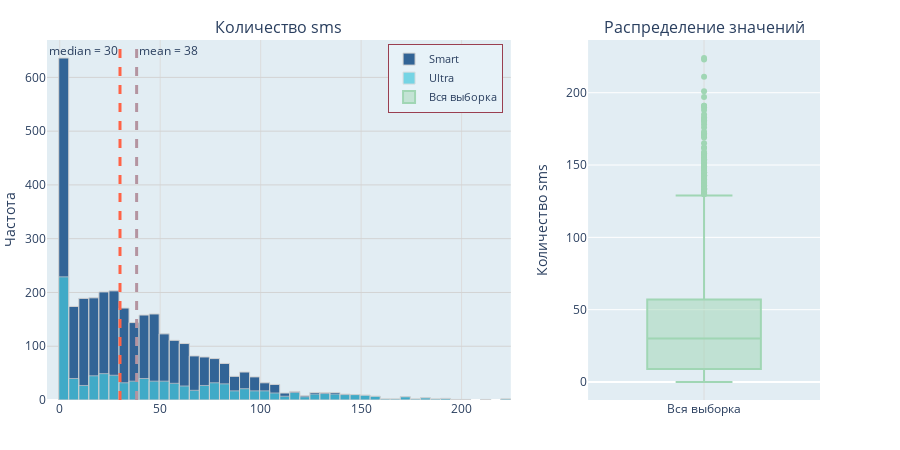
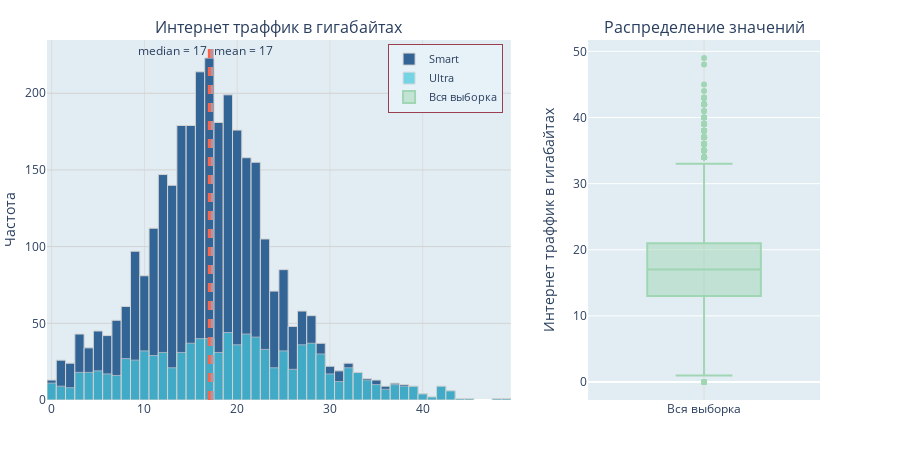

The code cell stored with these charts, in order, in its notebook:
### Code cell
overlay_hist(df['messages'], df[df['tariff'] == 'ultra']['messages'], 'Количество sms')
overlay_hist(df['traffic'], df[df['tariff'] == 'ultra']['traffic'], 'Интернет траффик в гигабайтах')

### Figure 1 — Plotly figure (JSON) as saved in the notebook; plotly's stock layout.template omitted (floating-point values rounded to 4 significant figures; data arrays with more than 128 entries replaced by an {"elided": "..."} marker saying what was removed)
{"data": [{"marker": {"color": "#326496", "line": {"color": "LightGray", "width": 1}}, "name": "Smart", "nbinsx": 50, "opacity": 1, "type": "histogram", "x": {"elided": "3214 int values"}, "xaxis": "x", "yaxis": "y"}, {"marker": {"color": "#46C8DC", "line": {"color": "LightGray", "width": 1}}, "name": "Ultra", "nbinsx": 50, "opacity": 0.7, "type": "histogram", "x": {"elided": "985 int values"}, "xaxis": "x", "yaxis": "y"}, {"marker": {"color": "#A0D6B4"}, "name": "Вся выборка", "type": "box", "xaxis": "x2", "y": {"elided": "3214 int values"}, "yaxis": "y2"}], "layout": {"annotations": [{"font": {"size": 16}, "showarrow": false, "text": "Количество sms", "x": 0.3, "xanchor": "center", "xref": "paper", "y": 1, "yanchor": "bottom", "yref": "paper"}, {"font": {"size": 16}, "showarrow": false, "text": "Распределение значений", "x": 0.85, "xanchor": "center", "xref": "paper", "y": 1, "yanchor": "bottom", "yref": "paper"}, {"showarrow": false, "text": "median = 30", "x": 30, "xanchor": "right", "xref": "x", "y": 1, "yanchor": "top", "yref": "y domain"}, {"showarrow": false, "text": "mean = 38", "x": 38.28, "xanchor": "left", "xref": "x", "y": 1, "yanchor": "top", "yref": "y domain"}], "barmode": "overlay", "height": 450, "legend": {"bgcolor": "#E7F2F8", "bordercolor": "#9A3F50", "borderwidth": 1, "font": {"size": 11}, "orientation": "v", "x": 0.59, "xanchor": "right", "y": 0.99, "yanchor": "top"}, "margin": {"b": 50, "l": 0, "t": 40}, "plot_bgcolor": "#E2EDF3", "shapes": [{"line": {"color": "tomato", "dash": "dash", "width": 3}, "type": "line", "x0": 30, "x1": 30, "xref": "x", "y0": 0, "y1": 1, "yref": "y domain"}, {"line": {"color": "#B494A0", "dash": "dash", "width": 3}, "type": "line", "x0": 38.28, "x1": 38.28, "xref": "x", "y0": 0, "y1": 1, "yref": "y domain"}], "showlegend": true, "title": {"x": 0.1}, "width": 900, "xaxis": {"anchor": "y", "domain": [0, 0.6], "gridcolor": "Gainsboro"}, "xaxis2": {"anchor": "y2", "domain": [0.7, 1], "gridcolor": "Gainsboro"}, "yaxis": {"anchor": "x", "domain": [0, 1], "gridcolor": "LightGray", "title": {"text": "Частота"}}, "yaxis2": {"anchor": "x2", "domain": [0, 1], "title": {"text": "Количество sms"}}}}

### Figure 2 — Plotly figure (JSON) as saved in the notebook; plotly's stock layout.template omitted (floating-point values rounded to 4 significant figures; data arrays with more than 128 entries replaced by an {"elided": "..."} marker saying what was removed)
{"data": [{"marker": {"color": "#326496", "line": {"color": "LightGray", "width": 1}}, "name": "Smart", "nbinsx": 50, "opacity": 1, "type": "histogram", "x": {"elided": "3214 int values"}, "xaxis": "x", "yaxis": "y"}, {"marker": {"color": "#46C8DC", "line": {"color": "LightGray", "width": 1}}, "name": "Ultra", "nbinsx": 50, "opacity": 0.7, "type": "histogram", "x": {"elided": "985 int values"}, "xaxis": "x", "yaxis": "y"}, {"marker": {"color": "#A0D6B4"}, "name": "Вся выборка", "type": "box", "xaxis": "x2", "y": {"elided": "3214 int values"}, "yaxis": "y2"}], "layout": {"annotations": [{"font": {"size": 16}, "showarrow": false, "text": "Интернет траффик в гигабайтах", "x": 0.3, "xanchor": "center", "xref": "paper", "y": 1, "yanchor": "bottom", "yref": "paper"}, {"font": {"size": 16}, "showarrow": false, "text": "Распределение значений", "x": 0.85, "xanchor": "center", "xref": "paper", "y": 1, "yanchor": "bottom", "yref": "paper"}, {"showarrow": false, "text": "median = 17", "x": 17, "xanchor": "right", "xref": "x", "y": 1, "yanchor": "top", "yref": "y domain"}, {"showarrow": false, "text": "mean = 17", "x": 17.3, "xanchor": "left", "xref": "x", "y": 1, "yanchor": "top", "yref": "y domain"}], "barmode": "overlay", "height": 450, "legend": {"bgcolor": "#E7F2F8", "bordercolor": "#9A3F50", "borderwidth": 1, "font": {"size": 11}, "orientation": "v", "x": 0.59, "xanchor": "right", "y": 0.99, "yanchor": "top"}, "margin": {"b": 50, "l": 0, "t": 40}, "plot_bgcolor": "#E2EDF3", "shapes": [{"line": {"color": "tomato", "dash": "dash", "width": 3}, "type": "line", "x0": 17, "x1": 17, "xref": "x", "y0": 0, "y1": 1, "yref": "y domain"}, {"line": {"color": "#B494A0", "dash": "dash", "width": 3}, "type": "line", "x0": 17.3, "x1": 17.3, "xref": "x", "y0": 0, "y1": 1, "yref": "y domain"}], "showlegend": true, "title": {"x": 0.1}, "width": 900, "xaxis": {"anchor": "y", "domain": [0, 0.6], "gridcolor": "Gainsboro"}, "xaxis2": {"anchor": "y2", "domain": [0.7, 1], "gridcolor": "Gainsboro"}, "yaxis": {"anchor": "x", "domain": [0, 1], "gridcolor": "LightGray", "title": {"text": "Частота"}}, "yaxis2": {"anchor": "x2", "domain": [0, 1], "title": {"text": "Интернет траффик в гигабайтах"}}}}
